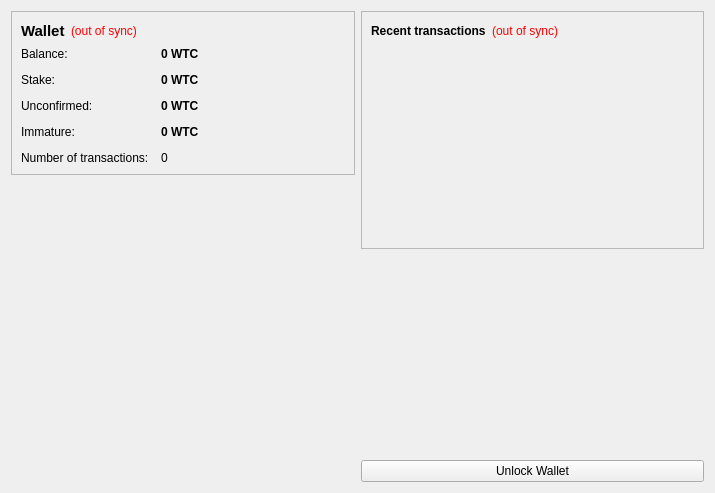
<?xml version="1.0" encoding="UTF-8"?>
<ui version="4.0">
 <class>OverviewPage</class>
 <widget class="QWidget" name="OverviewPage">
  <property name="geometry">
   <rect>
    <x>0</x>
    <y>0</y>
    <width>715</width>
    <height>441</height>
   </rect>
  </property>
  <property name="windowTitle">
   <string>Form</string>
  </property>
  <layout class="QHBoxLayout" name="horizontalLayout" stretch="1,1">
   <item>
    <layout class="QVBoxLayout" name="verticalLayout_2">
     <item>
      <widget class="QFrame" name="frame">
       <property name="frameShape">
        <enum>QFrame::StyledPanel</enum>
       </property>
       <property name="frameShadow">
        <enum>QFrame::Raised</enum>
       </property>
       <layout class="QVBoxLayout" name="verticalLayout_4">
        <item>
         <layout class="QHBoxLayout" name="horizontalLayout_4">
          <item>
           <widget class="QLabel" name="label_5">
            <property name="font">
             <font>
              <pointsize>11</pointsize>
              <weight>75</weight>
              <bold>true</bold>
             </font>
            </property>
            <property name="text">
             <string>Wallet</string>
            </property>
           </widget>
          </item>
          <item>
           <widget class="QLabel" name="labelWalletStatus">
            <property name="toolTip">
             <string>The displayed information may be out of date. Your wallet automatically synchronizes with the WealthCurrencyCoin network after a connection is established, but this process has not completed yet.</string>
            </property>
            <property name="styleSheet">
             <string notr="true">QLabel { color: red; }</string>
            </property>
            <property name="text">
             <string notr="true">(out of sync)</string>
            </property>
            <property name="alignment">
             <set>Qt::AlignLeading|Qt::AlignLeft|Qt::AlignVCenter</set>
            </property>
           </widget>
          </item>
          <item>
           <spacer name="horizontalSpacer_2">
            <property name="orientation">
             <enum>Qt::Horizontal</enum>
            </property>
            <property name="sizeHint" stdset="0">
             <size>
              <width>40</width>
              <height>20</height>
             </size>
            </property>
           </spacer>
          </item>
         </layout>
        </item>
        <item>
         <layout class="QFormLayout" name="formLayout_2">
          <property name="fieldGrowthPolicy">
           <enum>QFormLayout::AllNonFixedFieldsGrow</enum>
          </property>
          <property name="horizontalSpacing">
           <number>12</number>
          </property>
          <property name="verticalSpacing">
           <number>12</number>
          </property>
          <item row="0" column="0">
           <widget class="QLabel" name="label">
            <property name="text">
             <string>Balance:</string>
            </property>
           </widget>
          </item>
          <item row="0" column="1">
           <widget class="QLabel" name="labelBalance">
            <property name="font">
             <font>
              <weight>75</weight>
              <bold>true</bold>
             </font>
            </property>
            <property name="cursor">
             <cursorShape>IBeamCursor</cursorShape>
            </property>
            <property name="toolTip">
             <string>Your current balance</string>
            </property>
            <property name="text">
             <string notr="true">0 WTC</string>
            </property>
            <property name="textInteractionFlags">
             <set>Qt::LinksAccessibleByMouse|Qt::TextSelectableByKeyboard|Qt::TextSelectableByMouse</set>
            </property>
           </widget>
          </item>
          <item row="1" column="0">
           <widget class="QLabel" name="label_6">
            <property name="text">
             <string>Stake:</string>
            </property>
           </widget>
          </item>
          <item row="1" column="1">
           <widget class="QLabel" name="labelStake">
            <property name="font">
             <font>
              <weight>75</weight>
              <bold>true</bold>
             </font>
            </property>
            <property name="cursor">
             <cursorShape>IBeamCursor</cursorShape>
            </property>
            <property name="toolTip">
             <string>Total of coins that was staked, and do not yet count toward the current balance</string>
            </property>
            <property name="text">
             <string notr="true">0 WTC</string>
            </property>
            <property name="textInteractionFlags">
             <set>Qt::LinksAccessibleByMouse|Qt::TextSelectableByKeyboard|Qt::TextSelectableByMouse</set>
            </property>
           </widget>
          </item>
          <item row="2" column="0">
           <widget class="QLabel" name="label_3">
            <property name="text">
             <string>Unconfirmed:</string>
            </property>
           </widget>
          </item>
          <item row="2" column="1">
           <widget class="QLabel" name="labelUnconfirmed">
            <property name="font">
             <font>
              <weight>75</weight>
              <bold>true</bold>
             </font>
            </property>
            <property name="cursor">
             <cursorShape>IBeamCursor</cursorShape>
            </property>
            <property name="toolTip">
             <string>Total of transactions that have yet to be confirmed, and do not yet count toward the current balance</string>
            </property>
            <property name="text">
             <string notr="true">0 WTC</string>
            </property>
            <property name="textInteractionFlags">
             <set>Qt::LinksAccessibleByMouse|Qt::TextSelectableByKeyboard|Qt::TextSelectableByMouse</set>
            </property>
           </widget>
          </item>
          <item row="3" column="0">
           <widget class="QLabel" name="labelImmatureText">
            <property name="text">
             <string>Immature:</string>
            </property>
           </widget>
          </item>
          <item row="3" column="1">
           <widget class="QLabel" name="labelImmature">
            <property name="font">
             <font>
              <weight>75</weight>
              <bold>true</bold>
             </font>
            </property>
            <property name="toolTip">
             <string>Mined balance that has not yet matured</string>
            </property>
            <property name="text">
             <string notr="true">0 WTC</string>
            </property>
            <property name="textInteractionFlags">
             <set>Qt::LinksAccessibleByMouse|Qt::TextSelectableByKeyboard|Qt::TextSelectableByMouse</set>
            </property>
           </widget>
          </item>
          <item row="4" column="0">
           <widget class="QLabel" name="label_2">
            <property name="text">
             <string>Number of transactions:</string>
            </property>
           </widget>
          </item>
          <item row="4" column="1">
           <widget class="QLabel" name="labelNumTransactions">
            <property name="toolTip">
             <string>Total number of transactions in wallet</string>
            </property>
            <property name="text">
             <string notr="true">0</string>
            </property>
           </widget>
          </item>
         </layout>
        </item>
       </layout>
      </widget>
     </item>
     <item>
      <spacer name="verticalSpacer">
       <property name="orientation">
        <enum>Qt::Vertical</enum>
       </property>
       <property name="sizeHint" stdset="0">
        <size>
         <width>20</width>
         <height>40</height>
        </size>
       </property>
      </spacer>
     </item>
     <item>
      <widget class="QLabel" name="label_6">
	  <property name="minimumSize">
		<size>
		 <width>321</width>
		 <height>301</height>
		</size>
	   </property>
       <property name="text">
        <string/>
       </property>
       <property name="pixmap">
        <pixmap resource="../bitcoin.qrc">:/images/backg</pixmap>
       </property>
       <property name="scaledContents">
        <bool>false</bool>
       </property>
       <property name="alignment">
        <set>Qt::AlignCenter</set>
       </property>
       <property name="margin">
        <number>-2</number>
       </property>
      </widget>
     </item>
    </layout>
   </item>
   <item>
    <layout class="QVBoxLayout" name="verticalLayout_3">
     <item>
      <widget class="QFrame" name="frame_2">
       <property name="frameShape">
        <enum>QFrame::StyledPanel</enum>
       </property>
       <property name="frameShadow">
        <enum>QFrame::Raised</enum>
       </property>
       <layout class="QVBoxLayout" name="verticalLayout">
        <item>
         <layout class="QHBoxLayout" name="horizontalLayout_2">
          <item>
           <widget class="QLabel" name="label_4">
            <property name="text">
             <string>&lt;b&gt;Recent transactions&lt;/b&gt;</string>
            </property>
           </widget>
          </item>
          <item>
           <widget class="QLabel" name="labelTransactionsStatus">
            <property name="toolTip">
             <string>The displayed information may be out of date. Your wallet automatically synchronizes with the WealthCurrencyCoin network after a connection is established, but this process has not completed yet.</string>
            </property>
            <property name="styleSheet">
             <string notr="true">QLabel { color: red; }</string>
            </property>
            <property name="text">
             <string notr="true">(out of sync)</string>
            </property>
            <property name="alignment">
             <set>Qt::AlignRight|Qt::AlignTrailing|Qt::AlignVCenter</set>
            </property>
           </widget>
          </item>
          <item>
           <spacer name="horizontalSpacer">
            <property name="orientation">
             <enum>Qt::Horizontal</enum>
            </property>
            <property name="sizeHint" stdset="0">
             <size>
              <width>40</width>
              <height>20</height>
             </size>
            </property>
           </spacer>
          </item>
         </layout>
        </item>
        <item>
         <widget class="QListView" name="listTransactions">
          <property name="styleSheet">
           <string notr="true">QListView { background: transparent; }</string>
          </property>
          <property name="frameShape">
           <enum>QFrame::NoFrame</enum>
          </property>
          <property name="verticalScrollBarPolicy">
           <enum>Qt::ScrollBarAlwaysOff</enum>
          </property>
          <property name="horizontalScrollBarPolicy">
           <enum>Qt::ScrollBarAlwaysOff</enum>
          </property>
          <property name="selectionMode">
           <enum>QAbstractItemView::NoSelection</enum>
          </property>
         </widget>
        </item>
       </layout>
      </widget>
     </item>
     <item>
      <spacer name="verticalSpacer_2">
       <property name="orientation">
        <enum>Qt::Vertical</enum>
       </property>
       <property name="sizeHint" stdset="0">
        <size>
         <width>20</width>
         <height>40</height>
        </size>
       </property>
      </spacer>
     </item>
     <item>
      <widget class="QPushButton" name="unlockWalletButton">
       <property name="text">
        <string>Unlock Wallet</string>
       </property>
      </widget>
     </item>
    </layout>
   </item>
  </layout>
 </widget>
 <resources>
  <include location="../bitcoin.qrc"/>
 </resources>
 <connections/>
</ui>
